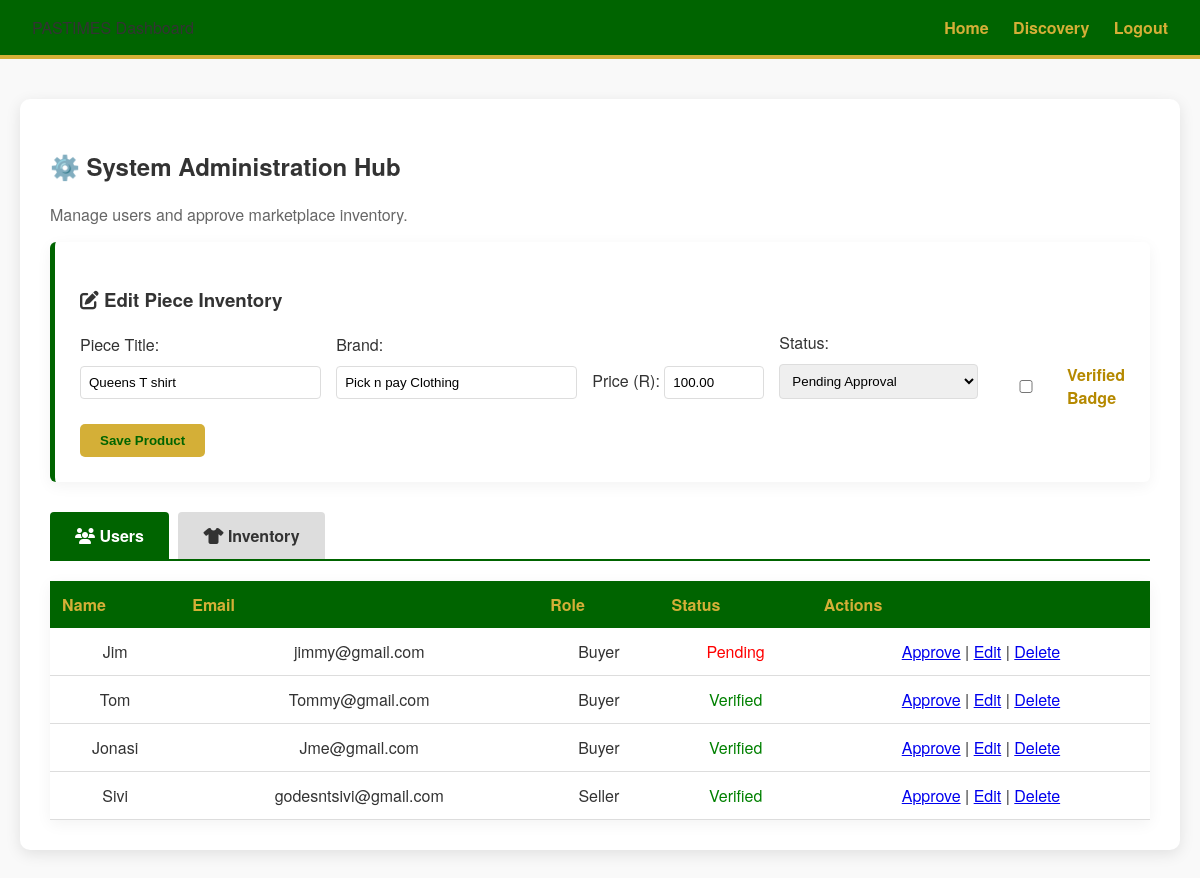
/admin.php?edit_product=11, run on the app's committed database.
### tables this page shows
CREATE TABLE `product` (
  `productId` int(11) NOT NULL,
  `itemName` varchar(255) NOT NULL,
  `userId` int(11) DEFAULT NULL,
  `brand` varchar(100) NOT NULL,
  `price` decimal(10,2) NOT NULL,
  `condition_score` int(11) DEFAULT NULL CHECK (`condition_score` between 1 and 5),
  `description` text DEFAULT NULL,
  `imagePath` varchar(255) NOT NULL,
  `isApproved` tinyint(1) DEFAULT 0,
  `size` varchar(50) DEFAULT NULL,
  `material` varchar(50) DEFAULT NULL,
  `color` varchar(50) DEFAULT NULL,
  `status` enum('Available','Sold') DEFAULT 'Available',
  `datePosted` timestamp NOT NULL DEFAULT current_timestamp(),
  `isVerified` int(11) DEFAULT 0
);

CREATE TABLE `user` (
  `userId` int(11) NOT NULL,
  `userName` varchar(100) DEFAULT NULL,
  `userEmail` varchar(100) DEFAULT NULL,
  `password` varchar(255) DEFAULT NULL,
  `role` enum('Buyer','Seller','Admin') DEFAULT NULL,
  `isVerified` tinyint(1) DEFAULT 0
);

### admin.php (the view, shortened to what this page needs)
<?php
include 'DBConn.php';
$currentTab = $_GET['tab'] ?? 'users';
$userResult = mysqli_query($conn, "SELECT * FROM `user` ORDER BY isVerified ASC, userId DESC");
$editProduct = null;
if (isset($_GET['edit_product'])) {
    $editId = intval($_GET['edit_product']);
    $editProduct = mysqli_fetch_assoc(mysqli_query($conn, "SELECT * FROM product WHERE productId = $editId"));
}
?>
<!DOCTYPE html>
<html lang="en">
<head>
    <link rel="stylesheet" href="style.css">
    <link rel="stylesheet" href="https://cdnjs.cloudflare.com/ajax/libs/font-awesome/6.4.0/css/all.min.css">
</head>
<body>
    <nav>
        <div class="logo">PASTIMES Dashboard</div>
        <div>
            <a href="index.php">Home</a>
            <a href="discovery.php">Discovery</a>
            <a href="logout.php">Logout</a>
        </div>
    </nav>
    <div class="container" style="max-width: 1100px; margin-top: 40px;">
        <h2>⚙️ System Administration Hub</h2>
        <p style="color: #666;">Manage users and approve marketplace inventory.</p>
        <?php if ($editProduct): ?>
        <div class="form-card">
            <h3><i class="fas fa-edit"></i> Edit Piece Inventory</h3>
            <form method="POST" style="display: flex; flex-wrap: wrap; gap: 15px; align-items: flex-end;">
                <div style="flex: 1; min-width: 200px;">
                    <label>Piece Title:</label>
                    <input type="text" name="item_name"
                        value="<?php echo htmlspecialchars($editProduct['itemName']); ?>" required
                        style="width:100%; padding:8px;">
                </div>
                <div style="flex: 1; min-width: 150px;">
                    <label>Brand:</label>
                    <input type="text" name="brand" value="<?php echo htmlspecialchars($editProduct['brand']); ?>"
                        required style="width:100%; padding:8px;">
                </div>
                <div>
                    <label>Price (R):</label>
                    <input type="number" step="0.01" name="price" value="<?php echo $editProduct['price']; ?>" required
                        style="width:100px; padding:8px;">
                </div>
                <div>
                    <label>Status:</label>
                    <select name="status" style="padding:8px;">
                        <option value="Pending Approval"
                            <?php if($editProduct['status']=='Pending Approval') echo 'selected'; ?>>Pending Approval
                        </option>
                    </select>
                </div>
                <div style="display: flex; align-items: center; gap: 8px;">
                    <input type="checkbox" name="is_verified" id="is_verified" value="1"
                        <?php if(($editProduct['isVerified'] ?? 0) == 1) echo 'checked'; ?>>
                    <label for="is_verified" style="font-weight: bold; color: #b58900;">Verified Badge</label>
                </div>
                <button type="submit" name="update_product" class="btn-gold" style="padding:9px 20px;">Save
                    Product</button>
            </form>
        </div>
        <?php endif; ?>
        <div style="margin-top: 30px; border-bottom: 2px solid var(--pastimes-green, #006400);">
            <a href="admin.php?tab=users" class="tab-btn <?php echo ($currentTab == 'users') ? 'active' : ''; ?>"><i
                    class="fas fa-users"></i> Users</a>
            <a href="admin.php?tab=products"
                class="tab-btn <?php echo ($currentTab == 'products') ? 'active' : ''; ?>"><i class="fas fa-tshirt"></i>
                Inventory</a>
        </div>
        <?php if ($currentTab == 'users'): ?>
        <table
            style="width: 100%; border-collapse: collapse; background: white; box-shadow: 0 4px 15px rgba(0,0,0,0.05);">
            <thead style="background: #f4f4f4;">
                <tr>
                    <th style="padding: 12px; text-align: left;">Name</th>
                    <th style="padding: 12px; text-align: left;">Email</th>
                    <th style="padding: 12px; text-align: left;">Role</th>
                    <th style="padding: 12px; text-align: left;">Status</th>
                    <th style="padding: 12px; text-align: left;">Actions</th>
                </tr>
            </thead>
            <tbody>
                <?php while ($row = mysqli_fetch_assoc($userResult)): ?>
                <tr style="border-bottom: 1px solid #ddd;">
                    <td style="padding: 12px;"><?php echo htmlspecialchars($row['userName']); ?></td>
                    <td style="padding: 12px;"><?php echo htmlspecialchars($row['userEmail']); ?></td>
                    <td style="padding: 12px;"><?php echo htmlspecialchars($row['role']); ?></td>
                    <td style="padding: 12px;">
                        <?php echo $row['isVerified'] ? '<span style="color:green;">Verified</span>' : '<span style="color:red;">Pending</span>'; ?>
                    </td>
                    <td style="padding: 12px;">
                        <a href="admin.php?approve_user=<?php echo $row['userId']; ?>">Approve</a> |
                        <a href="admin.php?edit_user=<?php echo $row['userId']; ?>">Edit</a> |
                        <a href="admin.php?delete_user=<?php echo $row['userId']; ?>"
                            onclick="return confirm('Are you sure?')">Delete</a>
                    </td>
                </tr>
                <?php endwhile; ?>
            </tbody>
        </table>
        <?php endif; ?>
    </div>
</body>
</html>

### style.css (style rules this page uses)
:root { --pastimes-green: #006400; --pastimes-gold: #D4AF37; --white: #ffffff; --light-grey: #f9f9f9; }
body { font-family: 'Helvetica Neue', Arial, sans-serif; margin: 0; background-color: var(--light-grey); color: #333; }
nav { background-color: var(--pastimes-green); padding: 1rem 2rem; display: flex; justify-content: space-between; align-items: center; border-bottom: 4px solid var(--pastimes-gold); }
nav a { color: var(--pastimes-gold); text-decoration: none; font-weight: bold; margin-left: 20px; }
.btn-gold { background-color: var(--pastimes-gold); color: var(--pastimes-green); padding: 10px 20px; border: none; border-radius: 5px; cursor: pointer; font-weight: bold; text-decoration: none; display: inline-block; }
.container { max-width: 800px; margin: 40px auto; background: white; padding: 30px; border-radius: 10px; box-shadow: 0 4px 15px rgba(0, 0, 0, 0.1); }
input, select, textarea { width: 100%; padding: 12px; margin: 10px 0; border: 1px solid #ddd; border-radius: 4px; box-sizing: border-box; }
table { width: 100%; border-collapse: collapse; margin-top: 20px; background: white; }
th { background-color: var(--pastimes-green); color: var(--pastimes-gold); padding: 12px; text-align: center; }
td { padding: 10px; border-bottom: 1px solid #ddd; text-align: center; }

### admin.php (style rules this page uses)
.tab-btn { padding: 12px 25px; font-weight: bold; cursor: pointer; border: none; background: #ddd; color: #333; border-radius: 4px 4px 0 0; margin-right: 5px; text-decoration: none; display: inline-block; }
.tab-btn.active { background: var(--pastimes-green, #006400); color: white; }
.form-card { background: #fff; padding: 25px; border-radius: 6px; box-shadow: 0 4px 15px rgba(0, 0, 0, 0.05); margin-bottom: 30px; color: #333; border-left: 5px solid var(--pastimes-green, #006400); }

### data on the page
product: item_name "Queens T shirt", brand "Pick n pay Clothing", price "100.00"
user: userName "Jim", userEmail "jimmy@gmail.com", role "Buyer", isVerified "Pending"
user: userName "Tom", userEmail "Tommy@gmail.com", role "Buyer", isVerified "Verified"
user: userName "Jonasi", userEmail "Jme@gmail.com", role "Buyer", isVerified "Verified"
user: userName "Sivi", userEmail "godesntsivi@gmail.com", role "Seller", isVerified "Verified"
